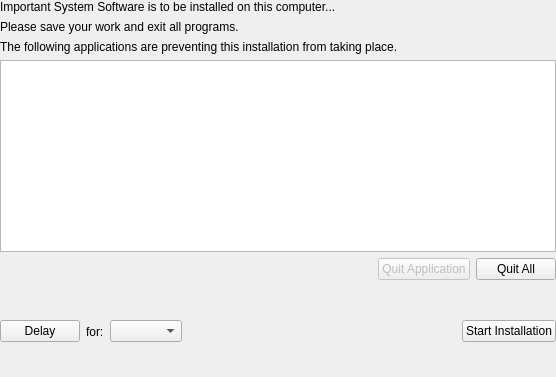
<?xml version="1.0" encoding="UTF-8"?>
<ui version="4.0">
 <class>QuitRunningProcessDialog</class>
 <widget class="QDialog" name="QuitRunningProcessDialog">
  <property name="geometry">
   <rect>
    <x>0</x>
    <y>0</y>
    <width>556</width>
    <height>377</height>
   </rect>
  </property>
  <property name="sizePolicy">
   <sizepolicy hsizetype="Fixed" vsizetype="Minimum">
    <horstretch>0</horstretch>
    <verstretch>0</verstretch>
   </sizepolicy>
  </property>
  <property name="windowTitle">
   <string>Quit All Running Processes</string>
  </property>
  <layout class="QVBoxLayout" name="verticalLayout_2">
   <property name="margin">
    <number>0</number>
   </property>
   <item>
    <widget class="QLabel" name="label">
     <property name="minimumSize">
      <size>
       <width>4</width>
       <height>0</height>
      </size>
     </property>
     <property name="text">
      <string>Important System Software is to be installed on this computer...</string>
     </property>
    </widget>
   </item>
   <item>
    <widget class="QLabel" name="label_2">
     <property name="text">
      <string>Please save your work and exit all programs.</string>
     </property>
    </widget>
   </item>
   <item>
    <widget class="QLabel" name="label_3">
     <property name="text">
      <string>The following applications are preventing this installation from taking place.</string>
     </property>
    </widget>
   </item>
   <item>
    <widget class="StyledTreeView" name="lstProcesses">
     <property name="sizePolicy">
      <sizepolicy hsizetype="MinimumExpanding" vsizetype="MinimumExpanding">
       <horstretch>0</horstretch>
       <verstretch>0</verstretch>
      </sizepolicy>
     </property>
     <property name="iconSize">
      <size>
       <width>24</width>
       <height>24</height>
      </size>
     </property>
     <property name="headerHidden">
      <bool>true</bool>
     </property>
    </widget>
   </item>
   <item>
    <layout class="QVBoxLayout" name="verticalLayout">
     <property name="sizeConstraint">
      <enum>QLayout::SetFixedSize</enum>
     </property>
     <item>
      <layout class="QHBoxLayout" name="horizontalLayout_2">
       <property name="sizeConstraint">
        <enum>QLayout::SetMinAndMaxSize</enum>
       </property>
       <item>
        <widget class="QLabel" name="lblPrograms">
         <property name="text">
          <string/>
         </property>
        </widget>
       </item>
       <item>
        <widget class="QPushButton" name="cmdCloseWindow">
         <property name="enabled">
          <bool>false</bool>
         </property>
         <property name="sizePolicy">
          <sizepolicy hsizetype="Fixed" vsizetype="Fixed">
           <horstretch>0</horstretch>
           <verstretch>0</verstretch>
          </sizepolicy>
         </property>
         <property name="text">
          <string>Quit Application</string>
         </property>
        </widget>
       </item>
       <item>
        <widget class="QPushButton" name="cmdCloseAllWindows">
         <property name="sizePolicy">
          <sizepolicy hsizetype="Fixed" vsizetype="Fixed">
           <horstretch>0</horstretch>
           <verstretch>0</verstretch>
          </sizepolicy>
         </property>
         <property name="text">
          <string>Quit All</string>
         </property>
         <property name="autoDefault">
          <bool>false</bool>
         </property>
        </widget>
       </item>
      </layout>
     </item>
     <item>
      <layout class="QHBoxLayout" name="horizontalLayout">
       <property name="sizeConstraint">
        <enum>QLayout::SetMinAndMaxSize</enum>
       </property>
       <item>
        <widget class="QPushButton" name="delayButton">
         <property name="sizePolicy">
          <sizepolicy hsizetype="Fixed" vsizetype="Fixed">
           <horstretch>0</horstretch>
           <verstretch>0</verstretch>
          </sizepolicy>
         </property>
         <property name="text">
          <string>Delay</string>
         </property>
        </widget>
       </item>
       <item>
        <widget class="QLabel" name="label_4">
         <property name="sizePolicy">
          <sizepolicy hsizetype="Fixed" vsizetype="MinimumExpanding">
           <horstretch>0</horstretch>
           <verstretch>0</verstretch>
          </sizepolicy>
         </property>
         <property name="text">
          <string>for:</string>
         </property>
        </widget>
       </item>
       <item>
        <widget class="QComboBox" name="delayCombo">
         <property name="sizePolicy">
          <sizepolicy hsizetype="Fixed" vsizetype="Fixed">
           <horstretch>0</horstretch>
           <verstretch>0</verstretch>
          </sizepolicy>
         </property>
        </widget>
       </item>
       <item>
        <spacer name="horizontalSpacer">
         <property name="orientation">
          <enum>Qt::Horizontal</enum>
         </property>
         <property name="sizeHint" stdset="0">
          <size>
           <width>40</width>
           <height>20</height>
          </size>
         </property>
        </spacer>
       </item>
       <item>
        <widget class="QPushButton" name="cmdStartInstallation">
         <property name="sizePolicy">
          <sizepolicy hsizetype="Fixed" vsizetype="Fixed">
           <horstretch>0</horstretch>
           <verstretch>0</verstretch>
          </sizepolicy>
         </property>
         <property name="text">
          <string>Start Installation</string>
         </property>
         <property name="autoDefault">
          <bool>false</bool>
         </property>
        </widget>
       </item>
      </layout>
     </item>
    </layout>
   </item>
  </layout>
 </widget>
 <customwidgets>
  <customwidget>
   <class>StyledTreeView</class>
   <extends>QTreeView</extends>
   <header>FileWaveGuiLib/styledviews/styledtreeview.h</header>
  </customwidget>
 </customwidgets>
 <tabstops>
  <tabstop>delayButton</tabstop>
  <tabstop>delayCombo</tabstop>
  <tabstop>cmdStartInstallation</tabstop>
  <tabstop>lstProcesses</tabstop>
  <tabstop>cmdCloseWindow</tabstop>
  <tabstop>cmdCloseAllWindows</tabstop>
 </tabstops>
 <resources/>
 <connections/>
</ui>
